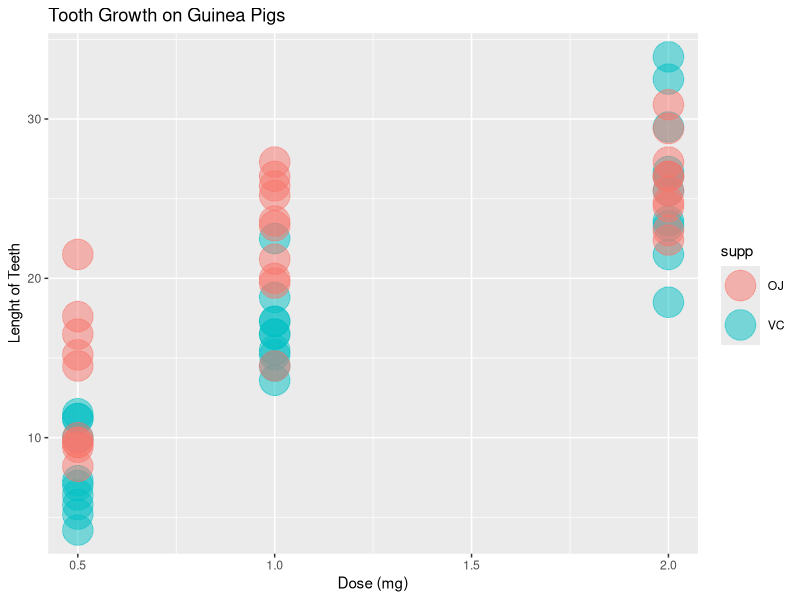

Reproduce this figure in R. (Note: this script raises an error after producing the figure.)
## ---- chunk 1
data(ToothGrowth) #load data ToothGrowth
head(ToothGrowth) 
library(ggplot2)
ggplot(ToothGrowth, aes(x=dose,y =len, color = supp))+
    ylab("Lenght of Teeth")+
    xlab("Dose (mg)")+
    geom_point(alpha = 0.5, size = 10)+
    ggtitle("Tooth Growth on Guinea Pigs")
## ---- chunk 2
summary(ToothGrowth)
## ---- chunk 3
library(plyr)
m_TG <- ddply(ToothGrowth, .(supp,dose), function(df) mean(df[,1])) #group mean
print(m_TG)
## ---- chunk 4
SD_TG <- ddply(ToothGrowth, .(supp,dose), function(df) sd(df[,1])) #group variance
print(SD_TG)
## ---- chunk 5
TG05 <- subset(ToothGrowth, dose == 0.5)
t.test(len ~ supp, paired = FALSE, var.equal = FALSE, data = TG05)
## ---- chunk 6
TG1 <- subset(ToothGrowth, dose == 1)
t.test(len ~ supp, paired = FALSE, var.equal = FALSE, data = TG1)
## ---- chunk 7
TG2 <- subset(ToothGrowth, dose == 2)
t.test(len ~ supp, paired = FALSE, var.equal = FALSE, data = TG2)
## ---- chunk 8
t.test(len ~ supp, alternative = "greater", paired = FALSE, var.equal = FALSE, data = TG05)
## ---- chunk 9
t.test(len ~ supp, alternative = "greater", paired = FALSE, var.equal = FALSE, data = TG1)
## ---- chunk 10
t.test(len ~ supp, alternative = "greater", paired = FALSE, var.equal = FALSE, data = TG2)
